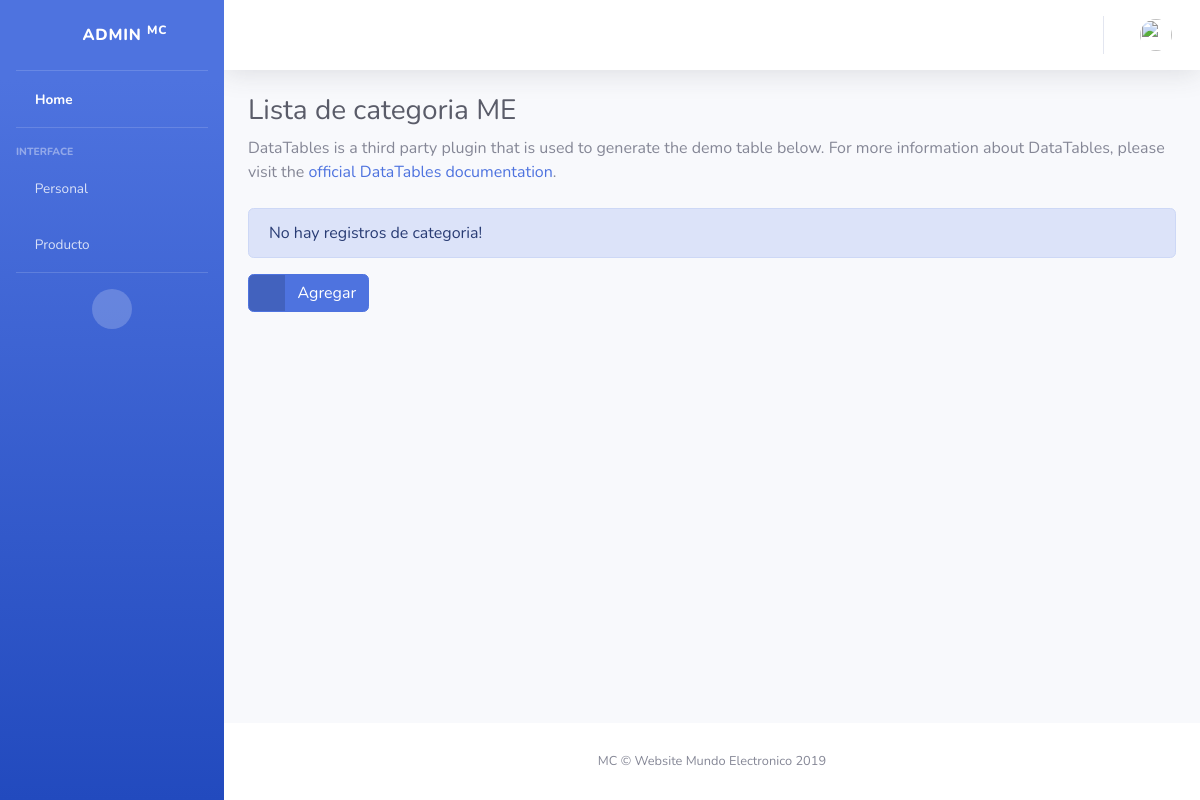
Page /product/categoryList on the earlier database version.
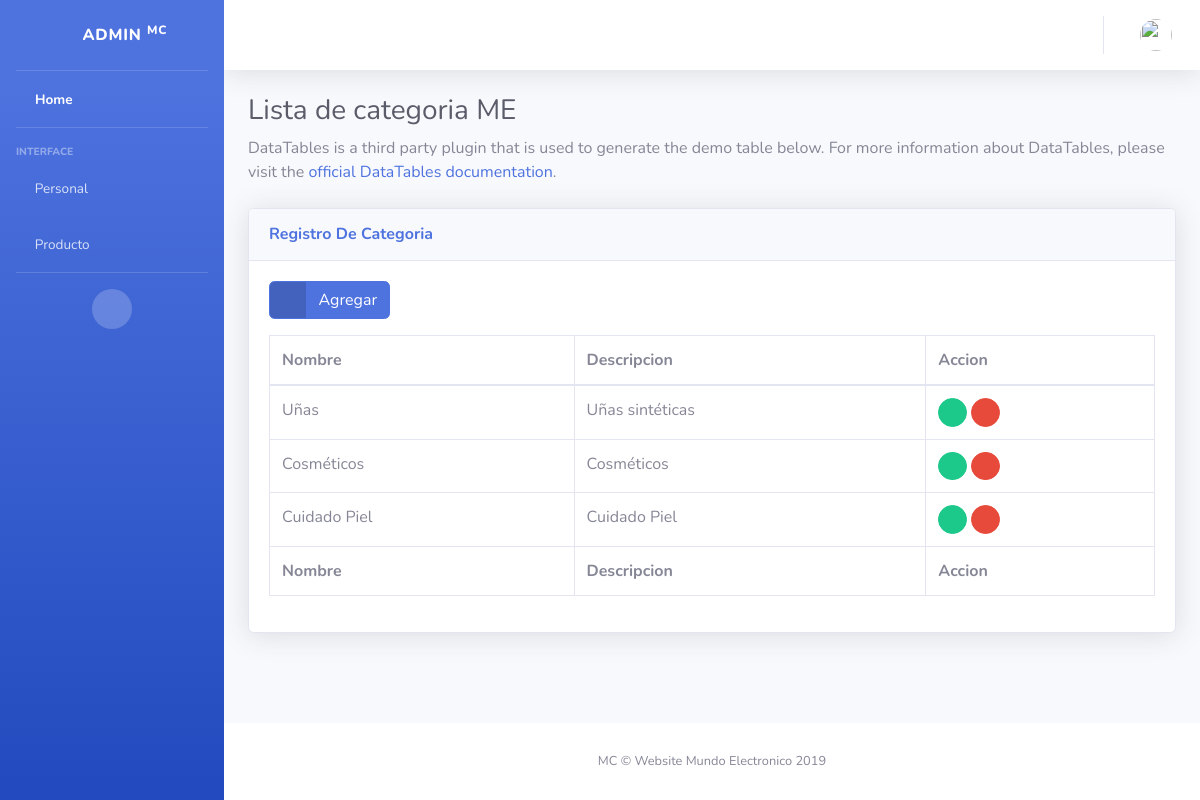
Same page on the later database version.
### apps/product/models.py (models this page shows, shortened)
class Category(models.Model):
    name = models.CharField(max_length=100, null=True)
    description = models.CharField(max_length=100, null=True)
    class Meta:
        verbose_name = 'Category'
        verbose_name_plural = 'Category'

### apps/product/views.py (the view)
# urls.py: path('categoryList', CategoryList.as_view(), name='category_list'),
class CategoryList(ListView):
    model = Category
    template_name = 'product/category/category_list.html'
    context_object_name = 'category_list'
    queryset = Category.objects.all()

### templates/product/category/category_list.html
{% extends 'home/home.html' %}
{% block pageContent %}
    <div class="container-fluid">
        <h1 class="h3 mb-2 text-gray-800">Lista de categoria ME</h1>
        <p class="mb-4">DataTables is a third party plugin that is used to generate the demo table below. For more
            information about DataTables, please visit the <a target="_blank" href="https://datatables.net">official
                DataTables documentation</a>.</p>
    </div>
    {% block category %}
        {% if category_list %}
            <div class="container-fluid">
                <div class="card shadow mb-4">
                    <div class="card-header py-3">
                        <h6 class="m-0 font-weight-bold text-primary">Registro De Categoria</h6>
                    </div>
                    <div class="card-body">
                        <a href="{% url 'product:category_new' %}" class="btn btn-primary btn-icon-split mb-3">
                        <span class="icon text-white-50">
                            <i class="fas fa-plus"></i>
                        </span>
                            <span class="text">Agregar</span>
                        </a>
                        <div class="table-responsive">
                            <table class="table table-bordered table-hover" id="dataTable" width="100%" cellspacing="0">
                                <thead>
                                <tr>
                                    <th>Nombre</th>
                                    <th>Descripcion</th>
                                    <th>Accion</th>
                                </tr>
                                </thead>
                                <tfoot>
                                <tr>
                                    <th>Nombre</th>
                                    <th>Descripcion</th>
                                    <th>Accion</th>
                                </tr>
                                </tfoot>
                                <tbody>
                                {% for category in category_list %}
                                    <tr>
                                        <td>{{ category.name }}</td>
                                        <td>{{ category.description }}</td>
                                        <td>
                                            <a href="{% url 'product:category_update' category.id %}"
                                               class="btn btn-success btn-circle btn-sm">
                                                <i class="fas fa-edit"></i>
                                            </a>
                                            <a href="{% url 'product:category_delete' category.id %}"
                                               class="btn btn-danger btn-circle btn-sm">
                                                <i class="fas fa-trash"></i>
                                            </a>
                                        </td>
                                    </tr>
                                {% endfor %}
                                </tbody>
                            </table>
                        </div>
                    </div>
                </div>
            </div>
        {% else %}
            <div class="container">
                <div class="alert alert-primary" role="alert">
                    No hay registros de categoria!
                </div>
                <a href="{% url 'product:category_new' %}" class="btn btn-primary btn-icon-split mb-3">
                <span class="icon text-white-50">
                    <i class="fas fa-plus"></i>
                </span>
                    <span class="text">Agregar</span>
                </a>
            </div>
        {% endif %}
    {% endblock %}
{% endblock %}

Differences in the rows shown:
added Category: name "Uñas", description "Uñas sintéticas"
added Category: name "Cosméticos", description "Cosméticos"
added Category: name "Cuidado Piel", description "Cuidado Piel"
Other differences:
text no longer shown: "No hay registros de categoria!"
text now shown: "Registro De Categoria Nombre Descripcion Accion Nombre Descripcion Accion"
